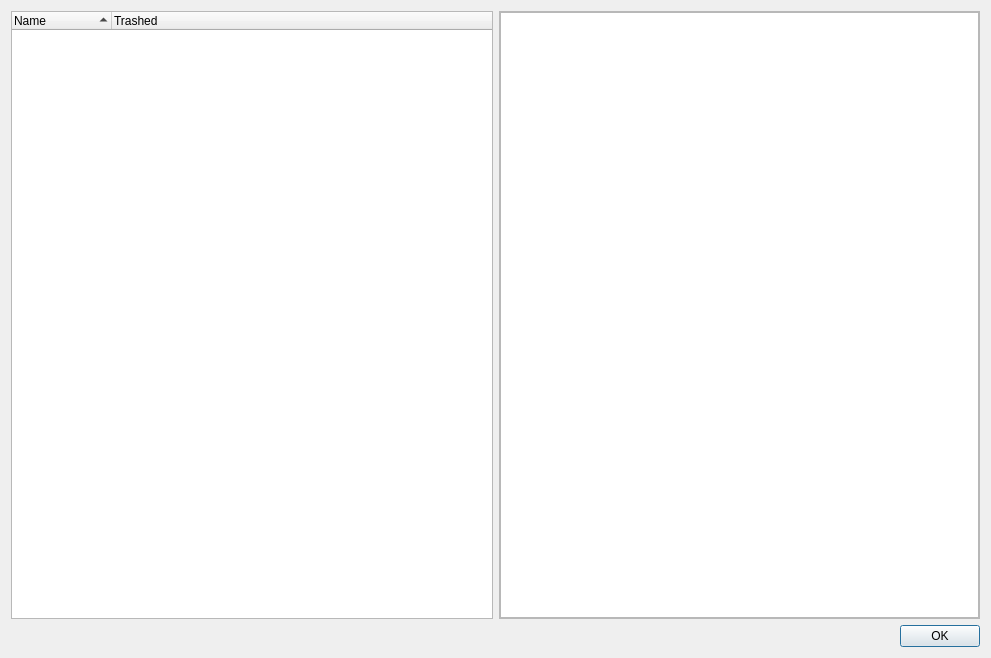
<?xml version="1.0" encoding="UTF-8"?>
<ui version="4.0">
 <class>LocalTrashDialog</class>
 <widget class="QDialog" name="LocalTrashDialog">
  <property name="geometry">
   <rect>
    <x>0</x>
    <y>0</y>
    <width>991</width>
    <height>658</height>
   </rect>
  </property>
  <property name="windowTitle">
   <string>Locally trashed notes</string>
  </property>
  <property name="windowIcon">
   <iconset theme="trash-empty" resource="../breeze-qownnotes.qrc">
    <normaloff>:/icons/breeze-qownnotes/16x16/trash-empty.svg</normaloff>:/icons/breeze-qownnotes/16x16/trash-empty.svg</iconset>
  </property>
  <layout class="QGridLayout" name="gridLayout">
   <item row="0" column="0">
    <layout class="QHBoxLayout" name="horizontalLayout">
     <item>
      <widget class="QTreeWidget" name="trashTreeWidget">
       <property name="sizePolicy">
        <sizepolicy hsizetype="Expanding" vsizetype="Expanding">
         <horstretch>1</horstretch>
         <verstretch>0</verstretch>
        </sizepolicy>
       </property>
       <property name="selectionMode">
        <enum>QAbstractItemView::ExtendedSelection</enum>
       </property>
       <property name="rootIsDecorated">
        <bool>false</bool>
       </property>
       <property name="sortingEnabled">
        <bool>true</bool>
       </property>
       <column>
        <property name="text">
         <string>Name</string>
        </property>
       </column>
       <column>
        <property name="text">
         <string>Trashed</string>
        </property>
       </column>
      </widget>
     </item>
     <item>
      <widget class="QFrame" name="noteBrowserFrame">
       <property name="sizePolicy">
        <sizepolicy hsizetype="Preferred" vsizetype="Preferred">
         <horstretch>1</horstretch>
         <verstretch>0</verstretch>
        </sizepolicy>
       </property>
       <property name="frameShape">
        <enum>QFrame::StyledPanel</enum>
       </property>
       <property name="frameShadow">
        <enum>QFrame::Raised</enum>
       </property>
       <layout class="QGridLayout" name="gridLayout_2">
        <property name="leftMargin">
         <number>0</number>
        </property>
        <property name="topMargin">
         <number>0</number>
        </property>
        <property name="rightMargin">
         <number>0</number>
        </property>
        <property name="bottomMargin">
         <number>0</number>
        </property>
        <property name="spacing">
         <number>0</number>
        </property>
        <item row="0" column="0">
         <widget class="QOwnNotesMarkdownTextEdit" name="noteBrowser">
          <property name="sizePolicy">
           <sizepolicy hsizetype="Expanding" vsizetype="Expanding">
            <horstretch>0</horstretch>
            <verstretch>0</verstretch>
           </sizepolicy>
          </property>
          <property name="styleSheet">
           <string notr="true"/>
          </property>
          <property name="readOnly">
           <bool>true</bool>
          </property>
         </widget>
        </item>
        <item row="1" column="0">
         <widget class="QFrame" name="noteBrowserSearchFrame">
          <property name="sizePolicy">
           <sizepolicy hsizetype="Preferred" vsizetype="Preferred">
            <horstretch>1</horstretch>
            <verstretch>0</verstretch>
           </sizepolicy>
          </property>
          <property name="frameShape">
           <enum>QFrame::NoFrame</enum>
          </property>
          <property name="lineWidth">
           <number>0</number>
          </property>
         </widget>
        </item>
       </layout>
      </widget>
     </item>
    </layout>
   </item>
   <item row="1" column="0">
    <widget class="QDialogButtonBox" name="buttonBox">
     <property name="orientation">
      <enum>Qt::Horizontal</enum>
     </property>
     <property name="standardButtons">
      <set>QDialogButtonBox::Ok</set>
     </property>
    </widget>
   </item>
  </layout>
 </widget>
 <customwidgets>
  <customwidget>
   <class>QOwnNotesMarkdownTextEdit</class>
   <extends>QPlainTextEdit</extends>
   <header location="global">widgets/qownnotesmarkdowntextedit.h</header>
  </customwidget>
 </customwidgets>
 <resources>
  <include location="../breeze-qownnotes.qrc"/>
 </resources>
 <connections/>
</ui>
